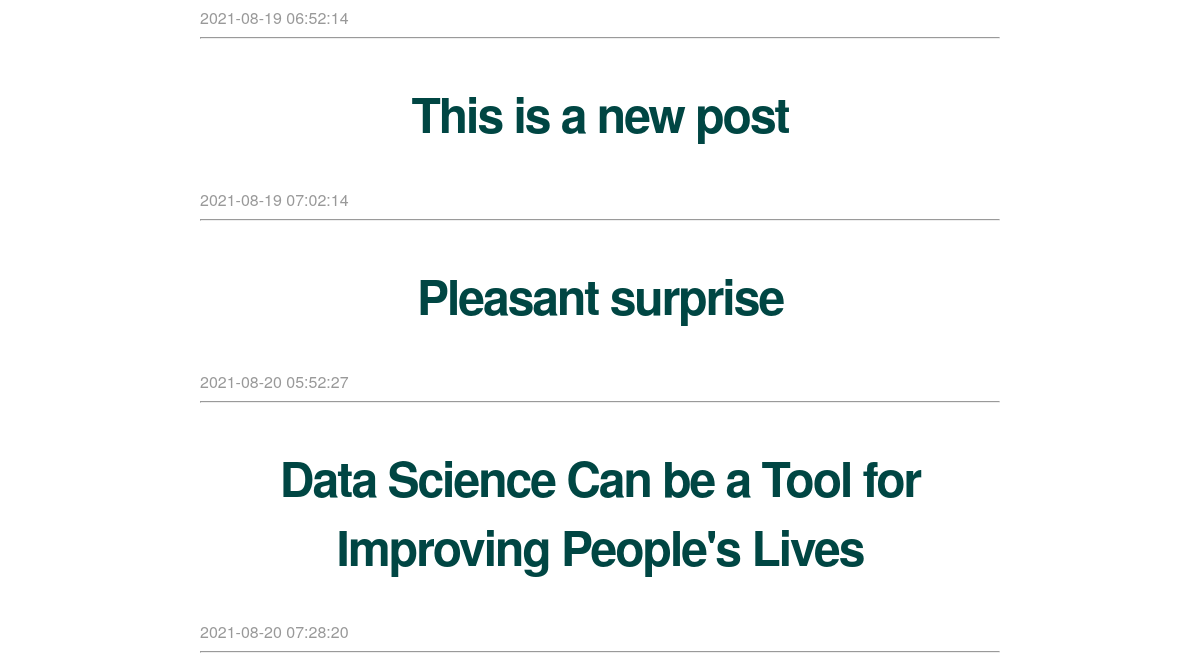
Before: / (lower part) with the older database file.
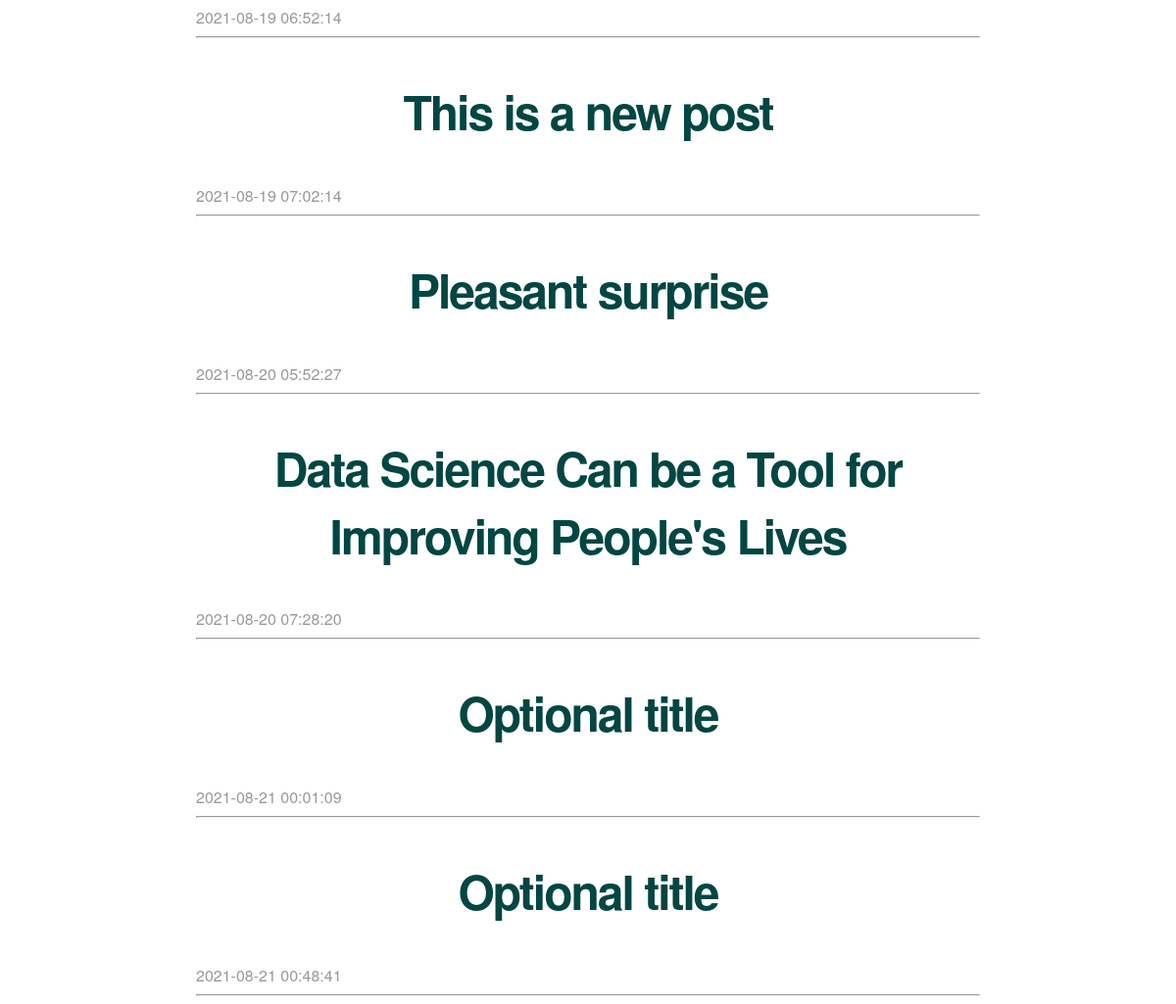
After: the same page with the newer database file.
### tables this page shows
CREATE TABLE posts (
    id INTEGER PRIMARY KEY AUTOINCREMENT,
    created TIMESTAMP NOT NULL DEFAULT CURRENT_TIMESTAMP,
    title TEXT NOT NULL,
    content TEXT NOT NULL
);

### app.py (the view)
@app.route('/')
def index():
    connection = get_db_connection()
    posts = connection.execute('SELECT * FROM posts').fetchall()
    connection.close()
    count_db_connection()
    return render_template('index.html', posts=posts)

### app.py (called while the page is built)
def get_db_connection():
    global total_connections
    connection = sqlite3.connect('database.db')
    connection.row_factory = sqlite3.Row
    return connection

def count_db_connection():
    global total_connections
    total_connections += 1
    return total_connections

### templates/index.html (shortened to what this page needs)
{% extends 'base.html' %}
{% block content %}
    {% for post in posts %}
        <a class="post" href="{{ url_for('post', post_id=post['id']) }}">
            <h2>{{ post['title'] }}</h2>
        </a>
        <span class="timestamp">{{ post['created'] }}</span>
        <hr>
    {% endfor %}
{% endblock %}

### templates/base.html (shortened to what this page needs)
<!doctype html>
<html lang="en">
  <head>
     <link rel="stylesheet" href="{{ url_for('static', filename='css/main.css') }}">
  </head>
  <body>
    <div class="container">
        {% block content %} {% endblock %}
    </div>
  </body>
</html>

### static/css/main.css (style rules this page uses)
body { margin: 0; padding: 0; font-family: "Helvetica Neue", Helvetica, Arial, sans-serif; color: #444; }
.container { width: 800px; margin: 0 auto; margin-block-start: 80px; }
h2 { font-size: 3em; margin-top: 40px; text-align: center; letter-spacing: -2px; color: #004643; }
.post { text-decoration: none; }
.timestamp { color: #999; }

Changed rows visible on the page:
added posts: title "Optional title", created "2021-08-21 00:01:09"
added posts: title "Optional title", created "2021-08-21 00:48:41"
